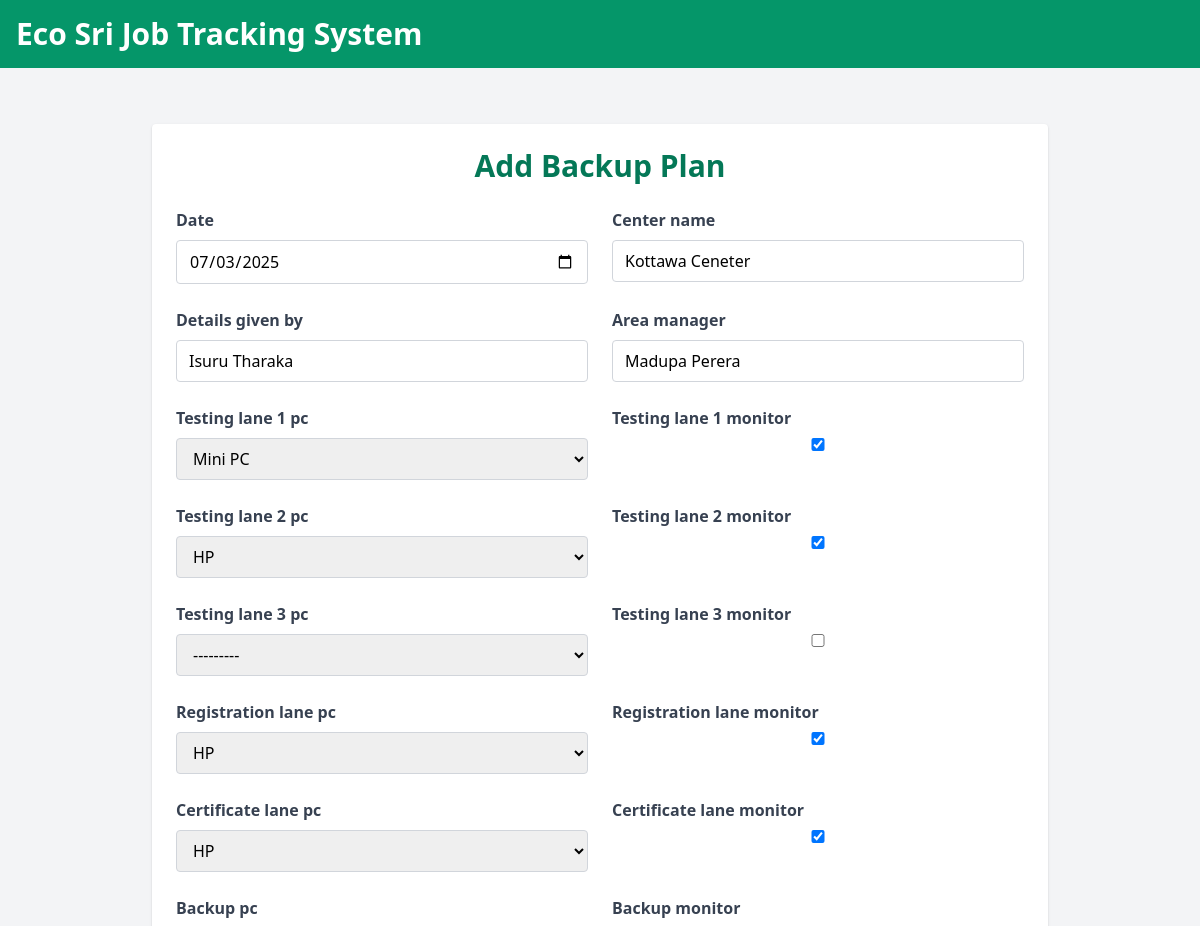
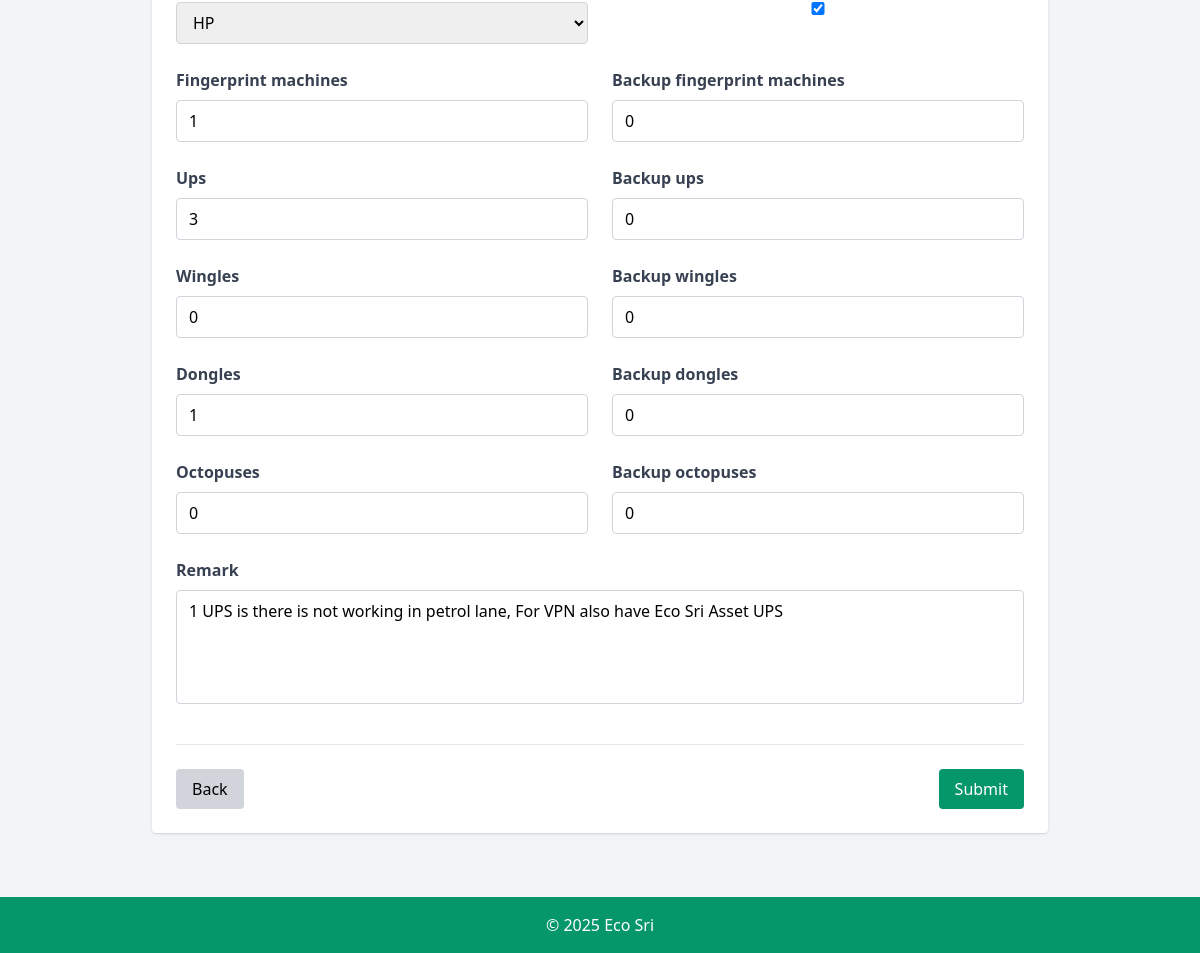
/backupplans/edit/6/ (signed in), run on the app's committed database (2 pictures, top to bottom).
### tracking/models.py (models this page shows, shortened)
class BackupPlan(models.Model):
    PC_TYPE_CHOICES = [
    ('Desktop', 'Desktop'),
    ('Mini PC', 'Mini PC'),
    ('HP', 'HP'),
    ('Eswis', 'Eswis'),
    ]
    date = models.DateField()
    center_name = models.CharField(max_length=100)
    details_given_by = models.CharField(max_length=100)
    area_manager = models.CharField(max_length=100)
    testing_lane_1_pc = models.CharField(max_length=20, choices=PC_TYPE_CHOICES, null=True, blank=True)
    testing_lane_1_monitor = models.BooleanField(default=False)
    testing_lane_2_pc = models.CharField(max_length=20, choices=PC_TYPE_CHOICES, null=True, blank=True)
    testing_lane_2_monitor = models.BooleanField(default=False)
    testing_lane_3_pc = models.CharField(max_length=20, choices=PC_TYPE_CHOICES, null=True, blank=True)
    testing_lane_3_monitor = models.BooleanField(default=False)
    registration_lane_pc = models.CharField(max_length=20, choices=PC_TYPE_CHOICES, null=True, blank=True)
    registration_lane_monitor = models.BooleanField(default=False)
    certificate_lane_pc = models.CharField(max_length=20, choices=PC_TYPE_CHOICES, null=True, blank=True)
    certificate_lane_monitor = models.BooleanField(default=False)
    backup_pc = models.CharField(max_length=20, choices=PC_TYPE_CHOICES, null=True, blank=True)
    backup_monitor = models.BooleanField(default=False)
    fingerprint_machines = models.PositiveIntegerField(default=0)
    backup_fingerprint_machines = models.PositiveIntegerField(default=0)
    ups = models.PositiveIntegerField(default=0)
    backup_ups = models.PositiveIntegerField(default=0)
    wingles = models.PositiveIntegerField(default=0)
    backup_wingles = models.PositiveIntegerField(default=0)
    dongles = models.PositiveIntegerField(default=0)
    backup_dongles = models.PositiveIntegerField(default=0)
    octopuses = models.PositiveIntegerField(default=0)
    backup_octopuses = models.PositiveIntegerField(default=0)
    remark = models.TextField(null=True, blank=True)
    created_at = models.DateTimeField(auto_now_add=True)
    created_by = models.ForeignKey(User, on_delete=models.CASCADE)

### tracking/views.py (the view)
# urls.py: path('backupplans/edit/<int:plan_id>/', views.edit_backupplan, name='edit_backupplan'),
@login_required
def edit_backupplan(request, plan_id):
    plan = get_object_or_404(BackupPlan, id=plan_id)
    if request.user != plan.created_by and not request.user.is_superuser:
        messages.error(request, "You do not have permission to edit this backup plan.")
        return redirect('backupplan_list')
    if request.method == 'POST':
        form = BackupPlanForm(request.POST, instance=plan)
        if form.is_valid():
            form.save()
            messages.success(request, 'Backup plan updated successfully.')
            return redirect('backupplan_list')
    else:
        form = BackupPlanForm(instance=plan)
    return render(request, 'tracking/edit_backupplan.html', {'form': form, 'plan': plan})

### tracking/templatetags/custom_tags.py (called while the page is built)
@register.filter(name='add_class')
def add_class(field, css):
    return field.as_widget(attrs={"class": css})

### tracking/templates/tracking/edit_backupplan.html (shortened to what this page needs)
{% extends "base.html" %}
{% load custom_tags %}
{% block content %}
<div class="max-w-4xl mx-auto p-6 bg-white rounded shadow mt-8">
  <h1 class="text-3xl font-bold mb-6 text-center text-green-700">Add Backup Plan</h1>
  <form method="post" class="grid grid-cols-1 md:grid-cols-2 gap-6">
    {% for field in form %}
      <div class="flex flex-col {% if field.name == 'remark' %}md:col-span-2{% endif %}">
        <label for="{{ field.id_for_label }}" class="mb-2 font-semibold text-gray-700">{{ field.label }}</label>
        {% if field.name == "remark" %}
          {{ field }}
        {% else %}
          {{ field|add_class:"border border-gray-300 rounded px-3 py-2 focus:outline-none focus:ring-2 focus:ring-green-400" }}
        {% endif %}
      </div>
    {% endfor %}
    <div class="col-span-full flex justify-between pt-6 border-t border-gray-200 mt-4">
      <a href="{% url 'backupplan_list' %}" class="bg-gray-300 px-4 py-2 rounded hover:bg-gray-400">Back</a>
      <button type="submit" class="bg-green-600 text-white px-4 py-2 rounded hover:bg-green-700 transition">
        Submit
      </button>
    </div>
  </form>
</div>
{% endblock %}

### data on the page
BackupPlan: form "07/03/2025" "Kottawa Ceneter" "Isuru Tharaka" "Madupa Perera" "Mini PC" "☑" "HP" "☑" "---------" "HP" "☑" "HP" "☑" "HP" "☑" "1" "0" "3" "0" "0" "0" "1" "0" "0" "0", form "1 UPS is there is not working in petrol lane, For VPN also have Eco Sri Asset UPS"

### other printed values
{{ field.label }} "Date" "Center name" "Details given by" "Area manager" "Testing lane 1 pc" "Testing lane 1 monitor" "Testing lane 2 pc" "Testing lane 2 monitor" "Testing lane 3 pc" "Testing lane 3 monitor" "Registration lane pc" "Registration lane monitor" "Certificate lane pc" "Certificate lane monitor" "Backup pc" "Backup monitor" "Fingerprint machines" "Backup fingerprint machines" "Ups" "Backup ups" "Wingles" "Backup wingles" "Dongles" "Backup dongles" "Octopuses" "Backup octopuses" "Remark"
